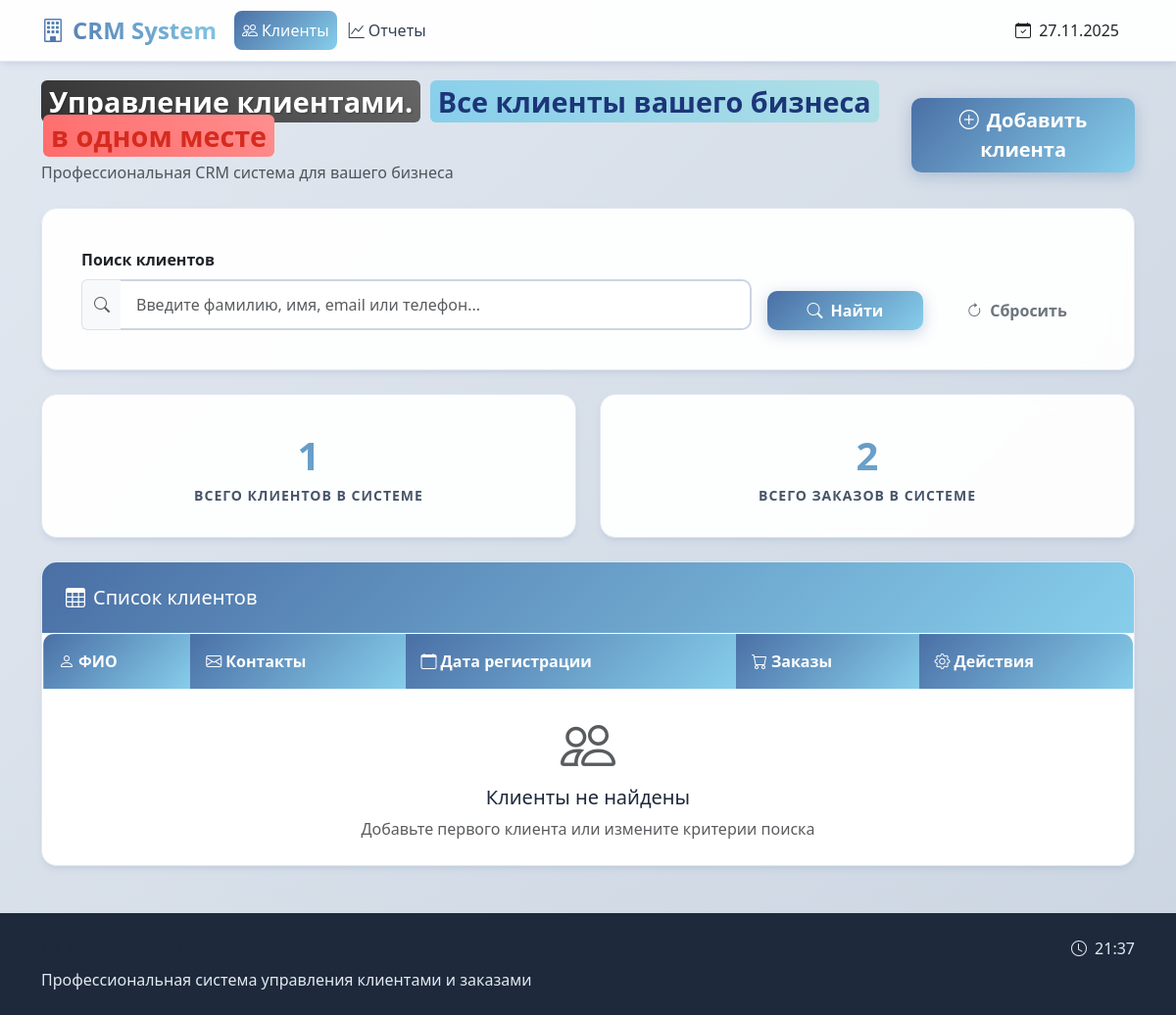
The app's page /?page=2&search=, older data.
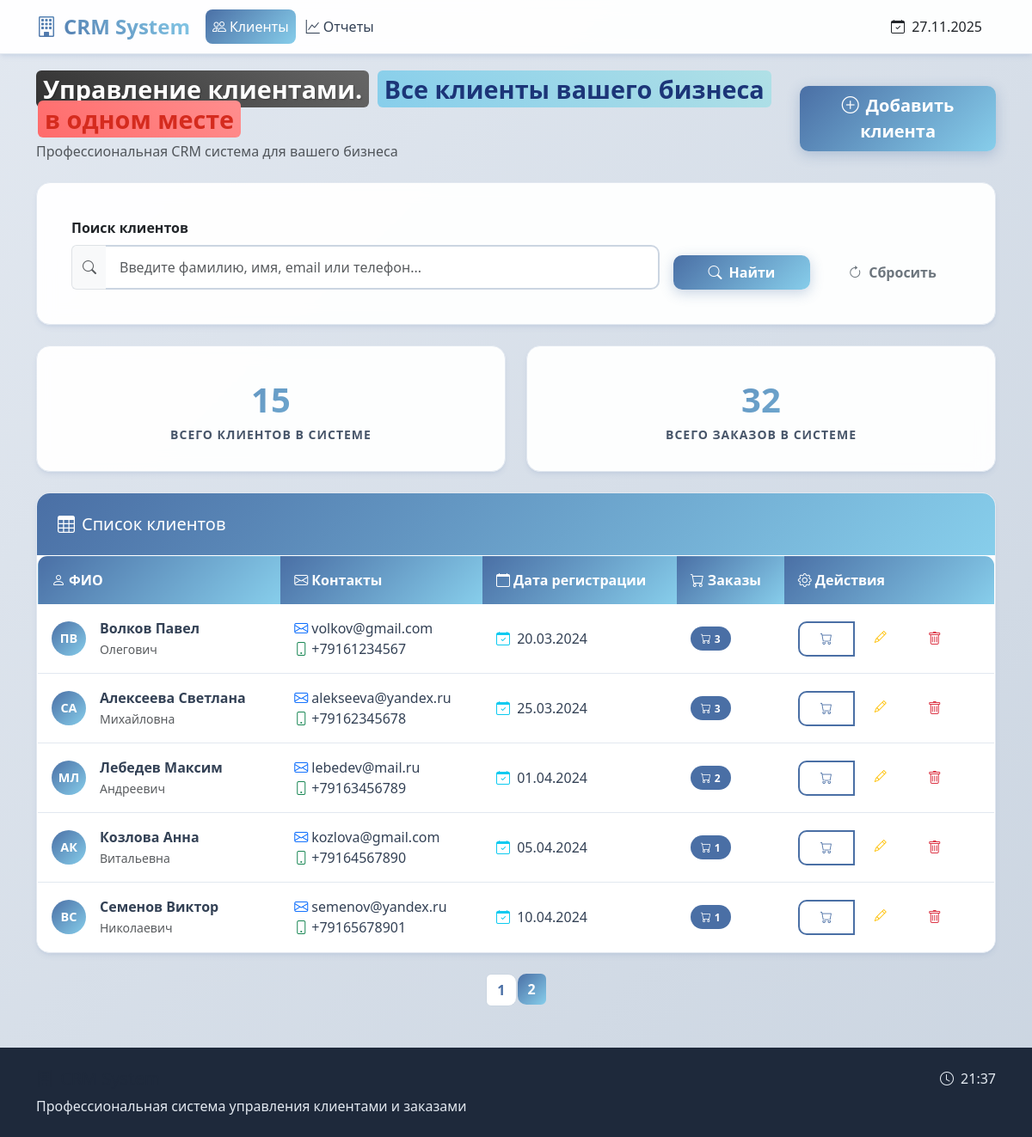
The same page, newer data.
### models.py (models this page shows)
class Customer(db.Model):
    id = db.Column(db.Integer, primary_key=True)
    last_name = db.Column(db.String(100), nullable=False)
    first_name = db.Column(db.String(100), nullable=False)
    middle_name = db.Column(db.String(100))
    email = db.Column(db.String(100))
    phone = db.Column(db.String(20))
    registration_date = db.Column(db.Date, nullable=False, default=datetime.utcnow)
    notes = db.Column(db.Text)
    orders = db.relationship('Order', backref='customer', lazy=True, cascade='all, delete-orphan')

### app.py (the view)
@app.route('/')
def index():
    search_query = request.args.get('search', '')
    page = request.args.get('page', 1, type=int)
    if search_query:
        customers = Customer.query.filter(
            db.or_(
                Customer.last_name.ilike(f'%{search_query}%'),
                Customer.first_name.ilike(f'%{search_query}%'),
                Customer.email.ilike(f'%{search_query}%'),
                Customer.phone.ilike(f'%{search_query}%')
            )
        ).paginate(page=page, per_page=10, error_out=False)
    else:
        customers = Customer.query.paginate(page=page, per_page=10, error_out=False)
    total_customers = Customer.query.count()
    total_orders = Order.query.count()
    return render_template('customers.html',
                         customers=customers,
                         search_query=search_query,
                         total_customers=total_customers,
                         total_orders=total_orders)

### app.py (called while the page is built)
@app.context_processor
def inject_now():
    return {'now': datetime.now()}

### templates/customers.html (shortened to what this page needs)
{% extends "base.html" %}
{% block content %}
<div class="row mb-4">
    <div class="col-12">
        <div class="d-flex justify-content-between align-items-center">
            <div>
                <h1 class="h3 mb-2">
                    <span class="russian-flag-text">
                        <span class="flag-white">Управление клиентами.</span>
                        <span class="flag-blue"> Все клиенты вашего бизнеса</span>
                        <span class="flag-red"> в одном месте</span>
                    </span>
                </h1>
                <p class="text-muted mb-0">Профессиональная CRM система для вашего бизнеса</p>
            </div>
            <a href="{{ url_for('new_customer') }}" class="btn btn-primary btn-lg">
                <i class="bi bi-plus-circle me-2"></i>Добавить клиента
            </a>
        </div>
    </div>
</div>
<div class="card search-box mb-4">
    <div class="card-body">
        <form method="get" class="row g-3 align-items-end">
            <div class="col-md-8">
                <label class="form-label fw-bold">Поиск клиентов</label>
                <div class="input-group">
                    <span class="input-group-text bg-light border-end-0">
                        <i class="bi bi-search text-muted"></i>
                    </span>
                    <input type="text" name="search" class="form-control border-start-0"
                           placeholder="Введите фамилию, имя, email или телефон..."
                           value="{{ search_query }}">
                </div>
            </div>
            <div class="col-md-2">
                <button type="submit" class="btn btn-primary w-100">
                    <i class="bi bi-search me-2"></i>Найти
                </button>
            </div>
            <div class="col-md-2">
                <a href="{{ url_for('index') }}" class="btn btn-outline-secondary w-100">
                    <i class="bi bi-arrow-clockwise me-2"></i>Сбросить
                </a>
            </div>
        </form>
    </div>
</div>
<div class="row mb-4">
    <div class="col-md-6">
        <div class="stat-card">
            <div class="stat-number">{{ total_customers }}</div>
            <div class="stat-label">Всего клиентов в системе</div>
        </div>
    </div>
    <div class="col-md-6">
        <div class="stat-card">
            <div class="stat-number">{{ total_orders }}</div>
            <div class="stat-label">Всего заказов в системе</div>
        </div>
    </div>
</div>
<div class="card">
    <div class="card-header">
        <h5 class="card-title mb-0">
            <i class="bi bi-table me-2"></i>Список клиентов
        </h5>
    </div>
    <div class="card-body p-0">
        <div class="table-responsive">
            <table class="table table-hover mb-0">
                <thead>
                    <tr>
                        <th><i class="bi bi-person me-1"></i>ФИО</th>
                        <th><i class="bi bi-envelope me-1"></i>Контакты</th>
                        <th><i class="bi bi-calendar me-1"></i>Дата регистрации</th>
                        <th><i class="bi bi-cart me-1"></i>Заказы</th>
                        <th><i class="bi bi-gear me-1"></i>Действия</th>
                    </tr>
                </thead>
                <tbody>
                    {% if customers and customers.items %}
                        {% for customer in customers.items %}
                        <tr>
                            <td>
                                <div class="d-flex align-items-center">
                                    <div class="avatar bg-primary text-white rounded-circle d-flex align-items-center justify-content-center me-3"
                                         style="width: 40px; height: 40px; font-size: 0.9rem;">
                                        {{ customer.first_name[0] }}{{ customer.last_name[0] }}
                                    </div>
                                    <div>
                                        <strong>{{ customer.last_name }} {{ customer.first_name }}</strong>
                                        {% if customer.middle_name %}
                                        <br><small class="text-muted">{{ customer.middle_name }}</small>
                                        {% endif %}
                                    </div>
                                </div>
                            </td>
                            <td>
                                {% if customer.email %}
                                <div><i class="bi bi-envelope me-1 text-primary"></i>{{ customer.email }}</div>
                                {% endif %}
                                {% if customer.phone %}
                                <div><i class="bi bi-phone me-1 text-success"></i>{{ customer.phone }}</div>
                                {% endif %}
                            </td>
                            <td>
                                <i class="bi bi-calendar-check me-1 text-info"></i>
                                {{ customer.registration_date.strftime('%d.%m.%Y') }}
                            </td>
                            <td>
                                <span class="badge bg-primary rounded-pill">
                                    <i class="bi bi-cart me-1"></i>{{ customer.orders|length }}
                                </span>
                            </td>
                            <td>
                                <div class="btn-group btn-group-sm">
                                    <a href="{{ url_for('customer_orders', customer_id=customer.id) }}"
                                       class="btn btn-outline-primary"
                                       data-bs-toggle="tooltip" title="Заказы">
                                        <i class="bi bi-cart"></i>
                                    </a>
                                    <a href="{{ url_for('edit_customer', customer_id=customer.id) }}"
                                       class="btn btn-outline-warning"
                                       data-bs-toggle="tooltip" title="Редактировать">
                                        <i class="bi bi-pencil"></i>
                                    </a>
                                    <form method="post" action="{{ url_for('delete_customer', customer_id=customer.id) }}"
                                          class="d-inline">
                                        <button type="submit"
                                                class="btn btn-outline-danger"
                                                data-bs-toggle="tooltip"
                                                title="Удалить"
                                                onclick="return confirm('Вы уверены, что хотите удалить клиента?')">
                                            <i class="bi bi-trash"></i>
                                        </button>
                                    </form>
                                </div>
                            </td>
                        </tr>
                        {% endfor %}
                    {% else %}
                        <tr>
                            <td colspan="5" class="text-center py-4">
                                <div class="text-muted">
                                    <i class="bi bi-people display-4 d-block mb-2"></i>
                                    <h5>Клиенты не найдены</h5>
                                    <p class="mb-0">Добавьте первого клиента или измените критерии поиска</p>
                                </div>
                            </td>
                        </tr>
                    {% endif %}
                </tbody>
            </table>
        </div>
    </div>
</div>
{% if customers and customers.pages > 1 %}
<nav class="mt-4">
    <ul class="pagination justify-content-center">
        {% for page_num in customers.iter_pages() %}
            {% if page_num %}
                <li class="page-item {% if page_num == customers.page %}active{% endif %}">
                    <a class="page-link" href="{{ url_for('index', page=page_num, search=search_query) }}">
                        {{ page_num }}
                    </a>
                </li>
            {% else %}
                <li class="page-item disabled"><span class="page-link">...</span></li>
            {% endif %}
        {% endfor %}
    </ul>
</nav>
{% endif %}
{% endblock %}

### templates/base.html (shortened to what this page needs)
<!DOCTYPE html>
<html lang="ru" data-bs-theme="light">
<head>
    <link href="https://cdn.jsdelivr.net/npm/bootstrap@5.3.2/dist/css/bootstrap.min.css" rel="stylesheet">
    <link rel="stylesheet" href="https://cdn.jsdelivr.net/npm/bootstrap-icons@1.11.1/font/bootstrap-icons.css">
    <link href="{{ url_for('static', filename='style.css') }}" rel="stylesheet">
</head>
<body>
    <nav class="navbar navbar-expand-lg navbar-light sticky-top">
        <div class="container">
            <a class="navbar-brand" href="{{ url_for('index') }}">
                <i class="bi bi-building me-2"></i>CRM System
            </a>
            <div class="collapse navbar-collapse" id="navbarNav">
                <ul class="navbar-nav me-auto">
                    <li class="nav-item">
                        <a class="nav-link {% if request.endpoint == 'index' %}active{% endif %}" href="{{ url_for('index') }}">
                            <i class="bi bi-people me-1"></i>Клиенты
                        </a>
                    </li>
                    <li class="nav-item">
                        <a class="nav-link {% if request.endpoint == 'reports' %}active{% endif %}" href="{{ url_for('reports') }}">
                            <i class="bi bi-graph-up me-1"></i>Отчеты
                        </a>
                    </li>
                </ul>
                <div class="d-flex">
                    <span class="navbar-text me-3 text-dark">
                        <i class="bi bi-calendar-check me-1"></i>
                        {{ now.strftime('%d.%m.%Y') if now else '' }}
                    </span>
                </div>
            </div>
        </div>
    </nav>
    <main class="container my-4 fade-in">
        {% block content %}{% endblock %}
    </main>
    <footer class="py-4 mt-5">
        <div class="container">
            <div class="row">
                <div class="col-md-6">
                    <h5><i class="bi bi-building me-2"></i>CRM System</h5>
                    <p class="mb-0">Профессиональная система управления клиентами и заказами</p>
                </div>
                <div class="col-md-6 text-md-end">
                    <p class="mb-0">
                        <i class="bi bi-clock me-1"></i>
                        {{ now.strftime('%H:%M') if now else '' }}
                    </p>
                </div>
            </div>
        </div>
    </footer>
</body>
</html>

### templates/customers.html (style rules this page uses)
.russian-flag-text { font-weight: 700; font-size: 1.8rem; }
.flag-white { color: white; text-shadow: 1px 1px 2px rgba(0,0,0,0.3); background: linear-gradient(45deg, #333, #666); padding: 2px 8px; border-radius: 6px; }
.flag-blue { color: #1c3578; background: linear-gradient(45deg, #87ceeb, #b0e0e6); padding: 2px 8px; border-radius: 6px; margin: 0 2px; }
.flag-red { color: #d52b1e; background: linear-gradient(45deg, #ff6b6b, #ff8e8e); padding: 2px 8px; border-radius: 6px; margin: 0 2px; }

Row changes from the older to the newer data that the page shows:
added Customer: first_name "П", last_name "В", last_name "Волков", first_name "Павел", middle_name "Олегович", email "volkov@gmail.com", phone "+79161234567", registration_date "20.03.2024", orders|length "3"
added Customer: first_name "С", last_name "А", last_name "Алексеева", first_name "Светлана", middle_name "Михайловна", email "alekseeva@yandex.ru", phone "+79162345678", registration_date "25.03.2024", orders|length "3"
added Customer: first_name "М", last_name "Л", last_name "Лебедев", first_name "Максим", middle_name "Андреевич", email "lebedev@mail.ru", phone "+79163456789", registration_date "01.04.2024", orders|length "2"
added Customer: first_name "А", last_name "К", last_name "Козлова", first_name "Анна", middle_name "Витальевна", email "kozlova@gmail.com", phone "+79164567890", registration_date "05.04.2024", orders|length "1"
added Customer: first_name "В", last_name "С", last_name "Семенов", first_name "Виктор", middle_name "Николаевич", email "semenov@yandex.ru", phone "+79165678901", registration_date "10.04.2024", orders|length "1"
Text that changed along with them:
{{ total_customers }}: "1" → "15"
{{ total_orders }}: "2" → "32"
new list line: "1"
new list line: "2"
text no longer shown: "Клиенты не найдены Добавьте первого клиента или измените критерии поиска"
